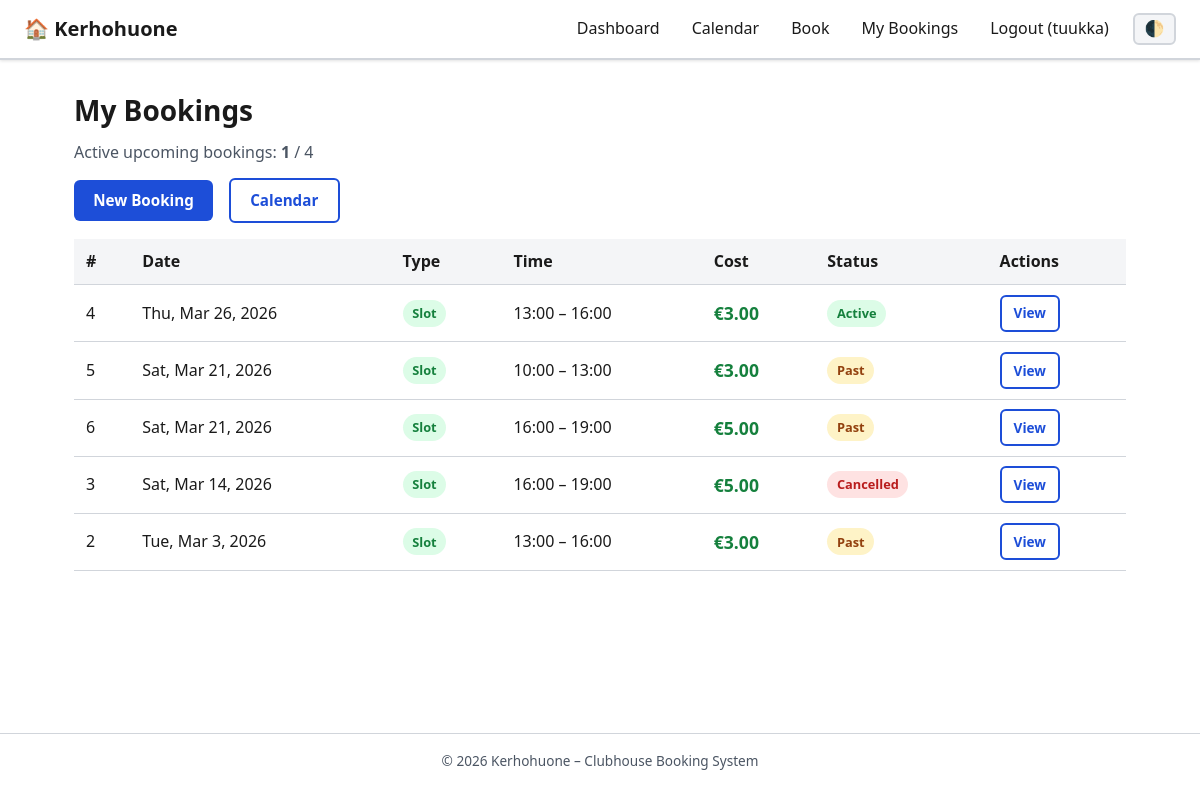
Page /my-bookings/ (signed in) on the committed database.
### kerhohuone/models.py (models this page shows, shortened)
class Booking(models.Model):
    user = models.ForeignKey(
        settings.AUTH_USER_MODEL,
        on_delete=models.CASCADE,
        related_name="bookings",
    )
    date = models.DateField(
        help_text="Date of the booking.",
    )
    booking_type = models.CharField(
        max_length=10,
        choices=BOOKING_TYPE_CHOICES,
        default="slot",
    )
    slot_number = models.IntegerField(
        choices=SLOT_CHOICES,
        null=True,
        blank=True,
        help_text="Required for single-slot bookings (0-4). Null for full-day.",
    )
    total_cost = models.DecimalField(
        max_digits=8,
        decimal_places=2,
        default=Decimal("0.00"),
        help_text="Total cost at time of booking.",
    )
    is_cancelled = models.BooleanField(default=False)
    created_at = models.DateTimeField(auto_now_add=True)
    updated_at = models.DateTimeField(auto_now=True)
    class Meta:
        verbose_name = "Booking"
        verbose_name_plural = "Bookings"
        ordering = ["date", "slot_number"]
        indexes = [
            models.Index(fields=["user", "is_cancelled"], name="idx_booking_user_active"),
            models.Index(fields=["date"], name="idx_booking_date"),
            models.Index(fields=["date", "slot_number"], name="idx_booking_date_slot"),
            models.Index(fields=["user", "date"], name="idx_booking_user_date"),
            models.Index(fields=["is_cancelled"], name="idx_booking_cancelled"),
            models.Index(fields=["created_at"], name="idx_booking_created"),
        ]
        constraints = [
            models.UniqueConstraint(
                fields=["date", "slot_number"],
                condition=models.Q(is_cancelled=False),
                name="unique_active_date_slot",
            ),
        ]
    @property
    def slot_label(self):
        if self.booking_type == "full_day":
            return "Full Day (07:00 – 22:00)"
        return dict(SLOT_CHOICES).get(self.slot_number, "Unknown")
    @property
    def start_datetime(self):
        if self.booking_type == "full_day":
            hour = OPENING_HOUR
        else:
            hour = SLOT_START_HOURS.get(self.slot_number, OPENING_HOUR)
        return timezone.make_aware(
            timezone.datetime(self.date.year, self.date.month, self.date.day, hour, 0)
        )
    @property
    def is_past(self):
        return self.start_datetime < timezone.now()
    @property
    def can_cancel(self):
        if self.is_cancelled:
            return False
        deadline = self.start_datetime - timedelta(hours=CANCELLATION_DEADLINE_HOURS)
        return timezone.now() < deadline

### kerhohuone/views.py (the view)
# urls.py: path("my-bookings/", views.MyBookingsView.as_view(), name="my_bookings"),
class MyBookingsView(LoginRequiredMixin, ListView):
    model = Booking
    template_name = "kerhohuone/my_bookings.html"
    context_object_name = "bookings"
    paginate_by = 20
    def get_queryset(self):
        return (
            Booking.objects.filter(user=self.request.user)
            .order_by("-date", "slot_number")
        )
    def get_context_data(self, **kwargs):
        ctx = super().get_context_data(**kwargs)
        ctx["active_count"] = Booking.objects.filter(
            user=self.request.user, is_cancelled=False, date__gte=date.today()
        ).count()
        return ctx

### kerhohuone/templates/kerhohuone/my_bookings.html (shortened to what this page needs)
{% extends "kerhohuone/base.html" %}
{% block content %}
<h1>My Bookings</h1>
<p class="text-muted">Active upcoming bookings: <strong>{{ active_count }}</strong> / 4</p>
<div class="flex-gap mb-2">
    <a href="{% url 'kerhohuone:book' %}" class="btn btn-primary">New Booking</a>
    <a href="{% url 'kerhohuone:calendar' %}" class="btn btn-outline">Calendar</a>
</div>
{% if bookings %}
<table>
    <thead>
        <tr>
            <th>#</th>
            <th>Date</th>
            <th>Type</th>
            <th>Time</th>
            <th>Cost</th>
            <th>Status</th>
            <th>Actions</th>
        </tr>
    </thead>
    <tbody>
        {% for booking in bookings %}
        <tr>
            <td>{{ booking.pk }}</td>
            <td>{{ booking.date|date:"D, M j, Y" }}</td>
            <td>
                {% if booking.booking_type == "full_day" %}
                    <span class="badge badge-warning">Full Day</span>
                {% else %}
                    <span class="badge badge-success">Slot</span>
                {% endif %}
            </td>
            <td>{{ booking.slot_label }}</td>
            <td class="price-tag">€{{ booking.total_cost }}</td>
            <td>
                {% if booking.is_cancelled %}
                    <span class="badge badge-danger">Cancelled</span>
                {% elif booking.is_past %}
                    <span class="badge badge-warning">Past</span>
                {% else %}
                    <span class="badge badge-success">Active</span>
                {% endif %}
            </td>
            <td>
                <a href="{% url 'kerhohuone:booking_detail' booking.pk %}" class="btn btn-sm btn-outline">View</a>
            </td>
        </tr>
        {% endfor %}
    </tbody>
</table>
{% else %}
<div class="card">
    <p class="text-center text-muted">No bookings yet. <a href="{% url 'kerhohuone:book' %}">Make your first booking!</a></p>
</div>
{% endif %}
{% endblock %}

### kerhohuone/templates/kerhohuone/base.html (shortened to what this page needs)
<!DOCTYPE html>
<html lang="en" data-theme="light">
<head>
</head>
<body>
    <nav class="navbar" role="navigation" aria-label="Main navigation">
        <a href="{% url 'kerhohuone:home' %}" class="navbar-brand">🏠 Kerhohuone</a>
        <div class="navbar-links">
            {% if user.is_authenticated %}
                <a href="{% url 'kerhohuone:dashboard' %}">Dashboard</a>
                <a href="{% url 'kerhohuone:calendar' %}">Calendar</a>
                <a href="{% url 'kerhohuone:book' %}">Book</a>
                <a href="{% url 'kerhohuone:my_bookings' %}">My Bookings</a>
                <a href="{% url 'kerhohuone:logout' %}">Logout ({{ user.username }})</a>
            {% else %}
                <a href="{% url 'kerhohuone:login' %}">Login</a>
                <a href="{% url 'kerhohuone:signup' %}">Sign Up</a>
            {% endif %}
            <button class="theme-toggle" onclick="toggleTheme()" aria-label="Toggle dark/light mode" title="Toggle theme">🌓</button>
        </div>
    </nav>
    <main class="container" role="main">
        {% block content %}{% endblock %}
    </main>
    <footer class="footer" role="contentinfo">
        <p>&copy; {% now "Y" %} Kerhohuone – Clubhouse Booking System</p>
    </footer>
</body>
</html>

### kerhohuone/templates/kerhohuone/base.html (style rules this page uses)
:root { --bg: #ffffff; --bg-alt: #f4f5f7; --surface: #ffffff; --border: #d1d5db; --text: #1a1a1a; --text-muted: #4b5563; --primary: #1d4ed8; --primary-hover:#1e40af; --primary-text: #ffffff; --success: #15803d; --success-bg: #dcfce7; --danger: #b91c1c; --danger-bg: #fee2e2; --danger-hover: #991b1b; --warning: #92400e; --warning-bg: #fef3c7; --link: #1d4ed8; --link-hover: #1e40af; --booked-bg: #fee2e2; --available-bg: #dcfce7; --today-bg: #dbeafe; --past-bg: #e5e7eb; --shadow: 0 1px 3px rgba(0,0,0,.12); --radius: 6px; --font-sans: 'Segoe UI', system-ui, -apple-system, BlinkMacSystemFont, 'Helvetica Neue', Arial, sans-serif; --font-mono: 'Cascadia Code', 'Fira Code', 'Consolas', monospace; }
*, *::before, *::after { box-sizing: border-box; margin: 0; padding: 0; }
html { font-size: 16px; scroll-behavior: smooth; }
body { font-family: var(--font-sans); background: var(--bg); color: var(--text); line-height: 1.6; min-height: 100vh; display: flex; flex-direction: column; }
a { color: var(--link); text-decoration: underline; }
.navbar { background: var(--surface); border-bottom: 2px solid var(--border); padding: .75rem 1.5rem; display: flex; align-items: center; justify-content: space-between; flex-wrap: wrap; gap: .5rem; box-shadow: var(--shadow); }
.navbar-brand { font-size: 1.25rem; font-weight: 700; color: var(--text); text-decoration: none; }
.navbar-links { display: flex; align-items: center; gap: 1rem; flex-wrap: wrap; }
.navbar-links a { text-decoration: none; color: var(--text); font-weight: 500; padding: .25rem .5rem; border-radius: var(--radius); transition: background .15s; }
.theme-toggle { background: var(--bg-alt); border: 2px solid var(--border); border-radius: var(--radius); padding: .3rem .6rem; cursor: pointer; font-size: 1rem; color: var(--text); transition: background .15s; }
.container { max-width: 1100px; width: 100%; margin: 0 auto; padding: 2rem 1.5rem; flex: 1; }
h1, h2, h3 { margin-bottom: .75rem; line-height: 1.3; }
h1 { font-size: 1.75rem; }
p { margin-bottom: .75rem; }
.btn { display: inline-block; padding: .55rem 1.2rem; border: none; border-radius: var(--radius); font-size: .95rem; font-weight: 600; cursor: pointer; text-decoration: none; text-align: center; transition: background .15s, box-shadow .15s; }
.btn-primary { background: var(--primary); color: var(--primary-text); }
.btn-outline { background: transparent; border: 2px solid var(--primary); color: var(--primary); }
.btn-sm { padding: .35rem .75rem; font-size: .85rem; }
table { width: 100%; border-collapse: collapse; margin-bottom: 1rem; }
th, td { padding: .6rem .75rem; text-align: left; border-bottom: 1px solid var(--border); }
th { background: var(--bg-alt); font-weight: 700; color: var(--text); }
.badge { display: inline-block; padding: .2rem .6rem; border-radius: 999px; font-size: .8rem; font-weight: 700; }
.badge-success { background: var(--success-bg); color: var(--success); }
.badge-danger { background: var(--danger-bg); color: var(--danger); }
.badge-warning { background: var(--warning-bg); color: var(--warning); }
.price-tag { font-weight: 700; color: var(--success); font-size: 1.1rem; }
.footer { text-align: center; padding: 1rem; font-size: .85rem; color: var(--text-muted); border-top: 1px solid var(--border); margin-top: auto; }
.text-muted { color: var(--text-muted); }
.mb-2 { margin-bottom: 1rem; }
.flex-gap { display: flex; gap: 1rem; flex-wrap: wrap; align-items: center; }

### rows in the picture
Booking: pk "4", date "Thu, Mar 26, 2026", shows "Slot", slot_label "13:00 – 16:00", total_cost "3.00", is_cancelled "Active"
Booking: pk "5", date "Sat, Mar 21, 2026", shows "Slot", slot_label "10:00 – 13:00", total_cost "3.00", is_cancelled "Past"
Booking: pk "6", date "Sat, Mar 21, 2026", shows "Slot", slot_label "16:00 – 19:00", total_cost "5.00", is_cancelled "Past"
Booking: pk "3", date "Sat, Mar 14, 2026", shows "Slot", slot_label "16:00 – 19:00", total_cost "5.00", is_cancelled "Cancelled"
Booking: pk "2", date "Tue, Mar 3, 2026", shows "Slot", slot_label "13:00 – 16:00", total_cost "3.00", is_cancelled "Past"

### other values in the picture
{{ user.username }} "tuukka"
{{ active_count }} "1"
